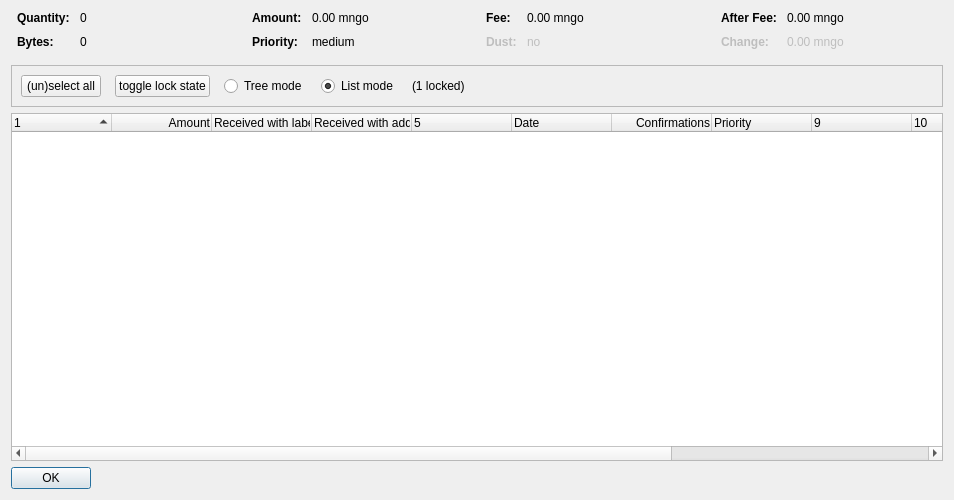
<?xml version="1.0" encoding="UTF-8"?>
<ui version="4.0">
 <class>CoinControlDialog</class>
 <widget class="QDialog" name="CoinControlDialog">
  <property name="geometry">
   <rect>
    <x>0</x>
    <y>0</y>
    <width>954</width>
    <height>500</height>
   </rect>
  </property>
  <property name="windowTitle">
   <string>Coin Selection</string>
  </property>
  <layout class="QVBoxLayout" name="verticalLayout">
   <item>
    <layout class="QHBoxLayout" name="horizontalLayoutTop" stretch="0,0,0,0">
     <property name="topMargin">
      <number>0</number>
     </property>
     <property name="bottomMargin">
      <number>10</number>
     </property>
     <item>
      <layout class="QFormLayout" name="formLayoutCoinControl1">
       <property name="horizontalSpacing">
        <number>10</number>
       </property>
       <property name="verticalSpacing">
        <number>10</number>
       </property>
       <property name="leftMargin">
        <number>6</number>
       </property>
       <property name="rightMargin">
        <number>6</number>
       </property>
       <item row="0" column="0">
        <widget class="QLabel" name="labelCoinControlQuantityText">
         <property name="font">
          <font>
           <weight>75</weight>
           <bold>true</bold>
          </font>
         </property>
         <property name="text">
          <string>Quantity:</string>
         </property>
        </widget>
       </item>
       <item row="0" column="1">
        <widget class="QLabel" name="labelCoinControlQuantity">
         <property name="cursor">
          <cursorShape>IBeamCursor</cursorShape>
         </property>
         <property name="contextMenuPolicy">
          <enum>Qt::ActionsContextMenu</enum>
         </property>
         <property name="text">
          <string notr="true">0</string>
         </property>
         <property name="textInteractionFlags">
          <set>Qt::LinksAccessibleByMouse|Qt::TextSelectableByKeyboard|Qt::TextSelectableByMouse</set>
         </property>
        </widget>
       </item>
       <item row="1" column="0">
        <widget class="QLabel" name="labelCoinControlBytesText">
         <property name="font">
          <font>
           <weight>75</weight>
           <bold>true</bold>
          </font>
         </property>
         <property name="text">
          <string>Bytes:</string>
         </property>
        </widget>
       </item>
       <item row="1" column="1">
        <widget class="QLabel" name="labelCoinControlBytes">
         <property name="cursor">
          <cursorShape>IBeamCursor</cursorShape>
         </property>
         <property name="contextMenuPolicy">
          <enum>Qt::ActionsContextMenu</enum>
         </property>
         <property name="text">
          <string notr="true">0</string>
         </property>
         <property name="textInteractionFlags">
          <set>Qt::LinksAccessibleByMouse|Qt::TextSelectableByKeyboard|Qt::TextSelectableByMouse</set>
         </property>
        </widget>
       </item>
      </layout>
     </item>
     <item>
      <layout class="QFormLayout" name="formLayoutCoinControl2">
       <property name="horizontalSpacing">
        <number>10</number>
       </property>
       <property name="verticalSpacing">
        <number>10</number>
       </property>
       <property name="leftMargin">
        <number>6</number>
       </property>
       <property name="rightMargin">
        <number>6</number>
       </property>
       <item row="0" column="0">
        <widget class="QLabel" name="labelCoinControlAmountText">
         <property name="font">
          <font>
           <weight>75</weight>
           <bold>true</bold>
          </font>
         </property>
         <property name="text">
          <string>Amount:</string>
         </property>
        </widget>
       </item>
       <item row="0" column="1">
        <widget class="QLabel" name="labelCoinControlAmount">
         <property name="cursor">
          <cursorShape>IBeamCursor</cursorShape>
         </property>
         <property name="contextMenuPolicy">
          <enum>Qt::ActionsContextMenu</enum>
         </property>
         <property name="text">
          <string notr="true">0.00 mngo</string>
         </property>
         <property name="textInteractionFlags">
          <set>Qt::LinksAccessibleByMouse|Qt::TextSelectableByKeyboard|Qt::TextSelectableByMouse</set>
         </property>
        </widget>
       </item>
       <item row="1" column="0">
        <widget class="QLabel" name="labelCoinControlPriorityText">
         <property name="font">
          <font>
           <weight>75</weight>
           <bold>true</bold>
          </font>
         </property>
         <property name="text">
          <string>Priority:</string>
         </property>
        </widget>
       </item>
       <item row="1" column="1">
        <widget class="QLabel" name="labelCoinControlPriority">
         <property name="cursor">
          <cursorShape>IBeamCursor</cursorShape>
         </property>
         <property name="contextMenuPolicy">
          <enum>Qt::ActionsContextMenu</enum>
         </property>
         <property name="text">
          <string>medium</string>
         </property>
         <property name="textInteractionFlags">
          <set>Qt::LinksAccessibleByMouse|Qt::TextSelectableByKeyboard|Qt::TextSelectableByMouse</set>
         </property>
        </widget>
       </item>
      </layout>
     </item>
     <item>
      <layout class="QFormLayout" name="formLayoutCoinControl3">
       <property name="horizontalSpacing">
        <number>10</number>
       </property>
       <property name="verticalSpacing">
        <number>10</number>
       </property>
       <property name="leftMargin">
        <number>6</number>
       </property>
       <property name="rightMargin">
        <number>6</number>
       </property>
       <item row="0" column="0">
        <widget class="QLabel" name="labelCoinControlFeeText">
         <property name="font">
          <font>
           <weight>75</weight>
           <bold>true</bold>
          </font>
         </property>
         <property name="text">
          <string>Fee:</string>
         </property>
        </widget>
       </item>
       <item row="0" column="1">
        <widget class="QLabel" name="labelCoinControlFee">
         <property name="cursor">
          <cursorShape>IBeamCursor</cursorShape>
         </property>
         <property name="contextMenuPolicy">
          <enum>Qt::ActionsContextMenu</enum>
         </property>
         <property name="text">
          <string notr="true">0.00 mngo</string>
         </property>
         <property name="textInteractionFlags">
          <set>Qt::LinksAccessibleByMouse|Qt::TextSelectableByKeyboard|Qt::TextSelectableByMouse</set>
         </property>
        </widget>
       </item>
       <item row="1" column="0">
        <widget class="QLabel" name="labelCoinControlLowOutputText">
         <property name="enabled">
          <bool>false</bool>
         </property>
         <property name="font">
          <font>
           <weight>75</weight>
           <bold>true</bold>
          </font>
         </property>
         <property name="text">
          <string>Dust:</string>
         </property>
        </widget>
       </item>
       <item row="1" column="1">
        <widget class="QLabel" name="labelCoinControlLowOutput">
         <property name="enabled">
          <bool>false</bool>
         </property>
         <property name="cursor">
          <cursorShape>IBeamCursor</cursorShape>
         </property>
         <property name="contextMenuPolicy">
          <enum>Qt::ActionsContextMenu</enum>
         </property>
         <property name="text">
          <string>no</string>
         </property>
         <property name="textInteractionFlags">
          <set>Qt::LinksAccessibleByMouse|Qt::TextSelectableByKeyboard|Qt::TextSelectableByMouse</set>
         </property>
        </widget>
       </item>
      </layout>
     </item>
     <item>
      <layout class="QFormLayout" name="formLayoutCoinControl4">
       <property name="horizontalSpacing">
        <number>10</number>
       </property>
       <property name="verticalSpacing">
        <number>10</number>
       </property>
       <property name="leftMargin">
        <number>6</number>
       </property>
       <property name="rightMargin">
        <number>6</number>
       </property>
       <item row="0" column="0">
        <widget class="QLabel" name="labelCoinControlAfterFeeText">
         <property name="font">
          <font>
           <weight>75</weight>
           <bold>true</bold>
          </font>
         </property>
         <property name="text">
          <string>After Fee:</string>
         </property>
        </widget>
       </item>
       <item row="0" column="1">
        <widget class="QLabel" name="labelCoinControlAfterFee">
         <property name="cursor">
          <cursorShape>IBeamCursor</cursorShape>
         </property>
         <property name="contextMenuPolicy">
          <enum>Qt::ActionsContextMenu</enum>
         </property>
         <property name="text">
          <string notr="true">0.00 mngo</string>
         </property>
         <property name="textInteractionFlags">
          <set>Qt::LinksAccessibleByMouse|Qt::TextSelectableByKeyboard|Qt::TextSelectableByMouse</set>
         </property>
        </widget>
       </item>
       <item row="1" column="0">
        <widget class="QLabel" name="labelCoinControlChangeText">
         <property name="enabled">
          <bool>false</bool>
         </property>
         <property name="font">
          <font>
           <weight>75</weight>
           <bold>true</bold>
          </font>
         </property>
         <property name="text">
          <string>Change:</string>
         </property>
        </widget>
       </item>
       <item row="1" column="1">
        <widget class="QLabel" name="labelCoinControlChange">
         <property name="enabled">
          <bool>false</bool>
         </property>
         <property name="cursor">
          <cursorShape>IBeamCursor</cursorShape>
         </property>
         <property name="contextMenuPolicy">
          <enum>Qt::ActionsContextMenu</enum>
         </property>
         <property name="text">
          <string notr="true">0.00 mngo</string>
         </property>
         <property name="textInteractionFlags">
          <set>Qt::LinksAccessibleByMouse|Qt::TextSelectableByKeyboard|Qt::TextSelectableByMouse</set>
         </property>
        </widget>
       </item>
      </layout>
     </item>
    </layout>
   </item>
   <item>
    <widget class="QFrame" name="frame">
     <property name="minimumSize">
      <size>
       <width>0</width>
       <height>40</height>
      </size>
     </property>
     <property name="frameShape">
      <enum>QFrame::StyledPanel</enum>
     </property>
     <property name="frameShadow">
      <enum>QFrame::Sunken</enum>
     </property>
     <layout class="QHBoxLayout" name="horizontalLayout">
      <item>
       <layout class="QHBoxLayout" name="horizontalLayoutPanel" stretch="0,0,0,0,0,0">
        <property name="spacing">
         <number>14</number>
        </property>
        <item>
         <widget class="QPushButton" name="pushButtonSelectAll">
          <property name="sizePolicy">
           <sizepolicy hsizetype="Maximum" vsizetype="Fixed">
            <horstretch>0</horstretch>
            <verstretch>0</verstretch>
           </sizepolicy>
          </property>
          <property name="text">
           <string>(un)select all</string>
          </property>
          <property name="autoDefault">
           <bool>false</bool>
          </property>
         </widget>
        </item>
        <item>
         <widget class="QPushButton" name="pushButtonToggleLock">
          <property name="sizePolicy">
           <sizepolicy hsizetype="Maximum" vsizetype="Fixed">
            <horstretch>0</horstretch>
            <verstretch>0</verstretch>
           </sizepolicy>
          </property>
          <property name="text">
           <string>toggle lock state</string>
          </property>
          <property name="autoDefault">
           <bool>false</bool>
          </property>
         </widget>
        </item>
        <item>
         <widget class="QRadioButton" name="radioTreeMode">
          <property name="sizePolicy">
           <sizepolicy hsizetype="Maximum" vsizetype="Fixed">
            <horstretch>0</horstretch>
            <verstretch>0</verstretch>
           </sizepolicy>
          </property>
          <property name="text">
           <string>Tree mode</string>
          </property>
         </widget>
        </item>
        <item>
         <widget class="QRadioButton" name="radioListMode">
          <property name="sizePolicy">
           <sizepolicy hsizetype="Maximum" vsizetype="Fixed">
            <horstretch>0</horstretch>
            <verstretch>0</verstretch>
           </sizepolicy>
          </property>
          <property name="text">
           <string>List mode</string>
          </property>
          <property name="checked">
           <bool>true</bool>
          </property>
         </widget>
        </item>
        <item>
         <widget class="QLabel" name="labelLocked">
          <property name="text">
           <string>(1 locked)</string>
          </property>
         </widget>
        </item>
        <item>
         <spacer name="horizontalSpacer">
          <property name="orientation">
           <enum>Qt::Horizontal</enum>
          </property>
          <property name="sizeHint" stdset="0">
           <size>
            <width>40</width>
            <height>20</height>
           </size>
          </property>
         </spacer>
        </item>
       </layout>
      </item>
     </layout>
    </widget>
   </item>
   <item>
    <widget class="CoinControlTreeWidget" name="treeWidget">
     <property name="contextMenuPolicy">
      <enum>Qt::CustomContextMenu</enum>
     </property>
     <property name="sortingEnabled">
      <bool>false</bool>
     </property>
     <property name="columnCount">
      <number>13</number>
     </property>
     <attribute name="headerShowSortIndicator" stdset="0">
      <bool>true</bool>
     </attribute>
     <attribute name="headerStretchLastSection">
      <bool>false</bool>
     </attribute>
     <column>
      <property name="text">
       <string/>
      </property>
     </column>
     <column>
      <property name="text">
       <string>Amount</string>
      </property>
      <property name="textAlignment">
       <set>AlignTrailing|AlignVCenter</set>
      </property>
     </column>
     <column>
      <property name="text">
       <string>Received with label</string>
      </property>
     </column>
     <column>
      <property name="text">
       <string>Received with address</string>
      </property>
     </column>
     <column>
      <property name="text">
       <string/>
      </property>
     </column>
     <column>
      <property name="text">
       <string>Date</string>
      </property>
     </column>
     <column>
      <property name="text">
       <string>Confirmations</string>
      </property>
      <property name="toolTip">
       <string>Confirmed</string>
      </property>
      <property name="textAlignment">
       <set>AlignTrailing|AlignVCenter</set>
      </property>
     </column>
     <column>
      <property name="text">
       <string>Priority</string>
      </property>
     </column>
     <column>
      <property name="text">
       <string/>
      </property>
     </column>
     <column>
      <property name="text">
       <string/>
      </property>
     </column>
     <column>
      <property name="text">
       <string/>
      </property>
     </column>
     <column>
      <property name="text">
       <string/>
      </property>
     </column>
     <column>
      <property name="text">
       <string/>
      </property>
     </column>
    </widget>
   </item>
   <item>
    <widget class="QDialogButtonBox" name="buttonBox">
     <property name="sizePolicy">
      <sizepolicy hsizetype="Maximum" vsizetype="Fixed">
       <horstretch>0</horstretch>
       <verstretch>0</verstretch>
      </sizepolicy>
     </property>
     <property name="orientation">
      <enum>Qt::Horizontal</enum>
     </property>
     <property name="standardButtons">
      <set>QDialogButtonBox::Ok</set>
     </property>
    </widget>
   </item>
  </layout>
 </widget>
 <customwidgets>
  <customwidget>
   <class>CoinControlTreeWidget</class>
   <extends>QTreeWidget</extends>
   <header>coincontroltreewidget.h</header>
  </customwidget>
 </customwidgets>
 <resources/>
 <connections/>
</ui>
